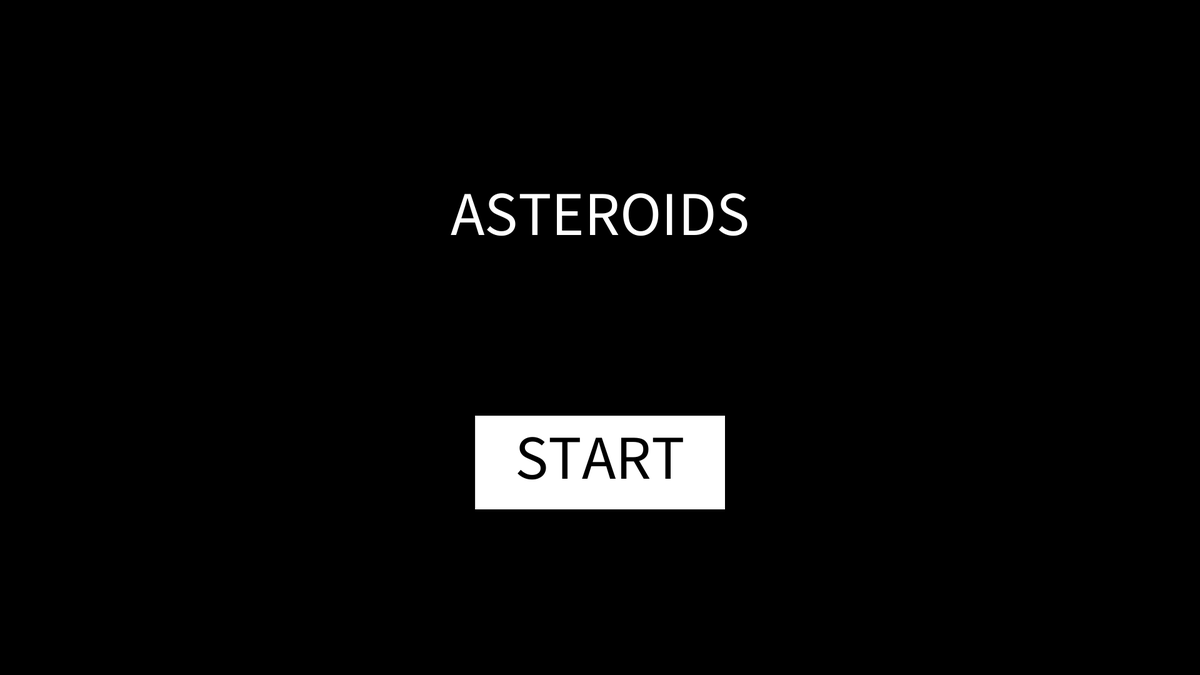
Frame 1 (no input)
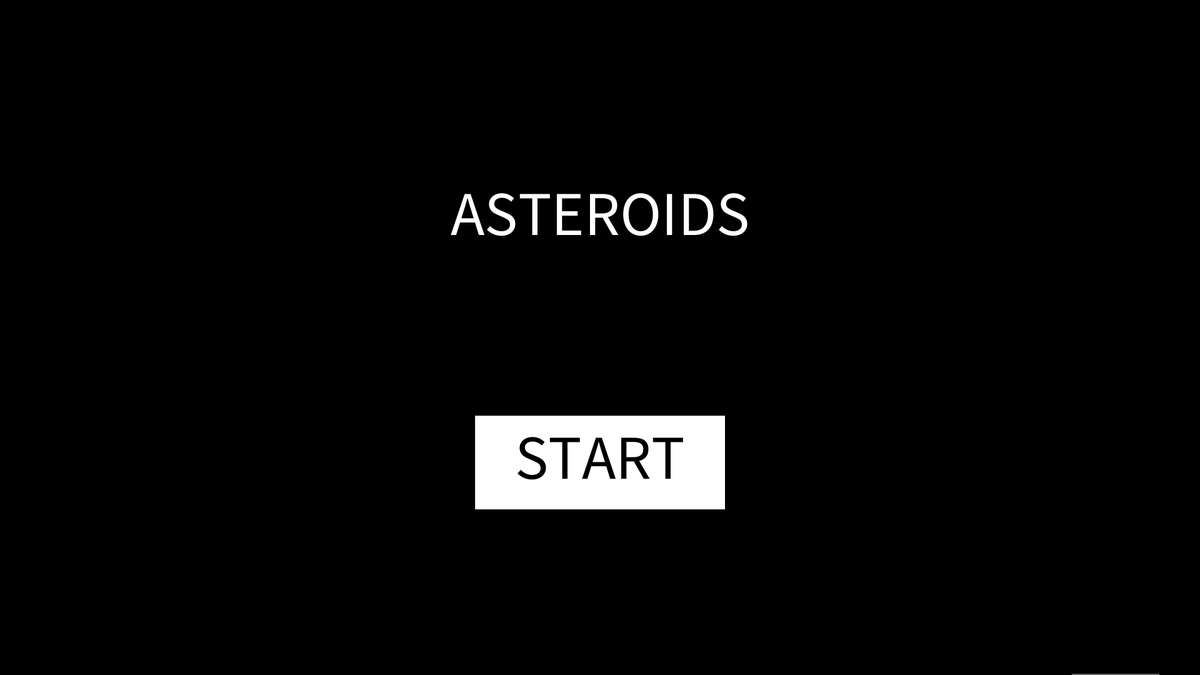
Frame 60 (the mouse pressed at the canvas centre just before this capture)
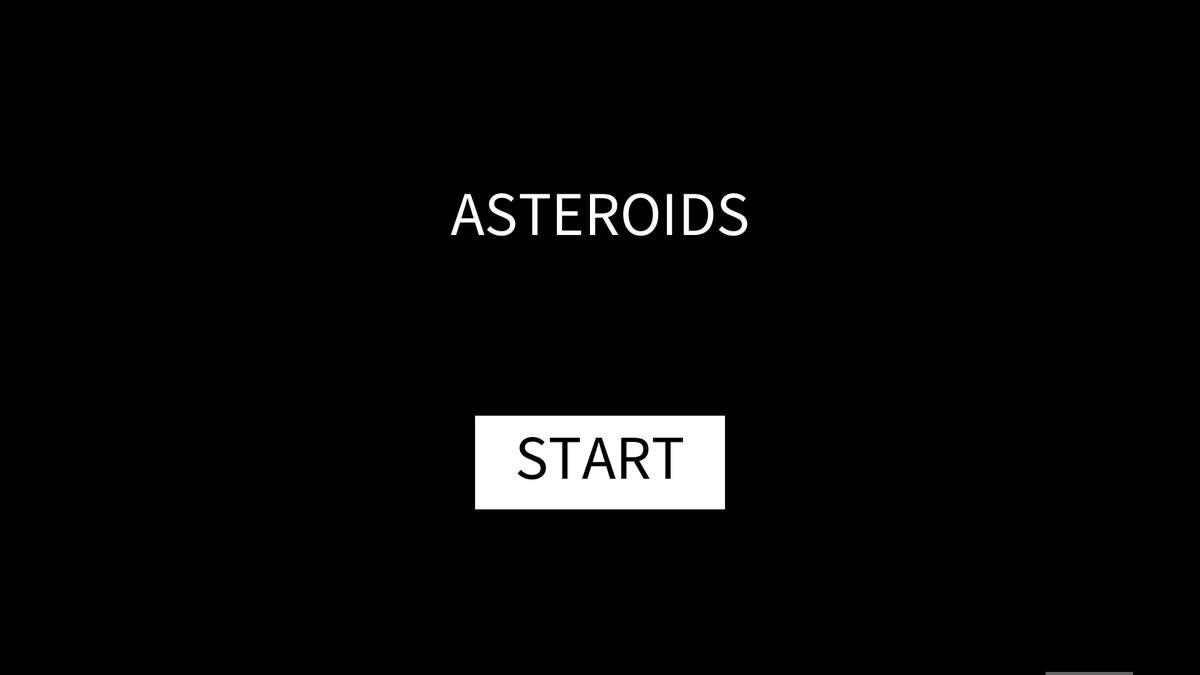
Frame 120 (the mouse held since frame 60 and released just before this capture)

The Processing sketch that drew these frames (run headless with seeded random() and noise(); from frame 60 on, the mouse is pressed at the canvas centre):

// Processing sketch: spaceshipgame
// ── spaceshipgame.pde
int mode;
final int START = 0;
final int GAME = 1;
final int LOSE = 2;
final int PAUSE = 3;
final int HIGHSCORE=4;

Spaceship myShip;
Asteroid asteroid;
ArrayList<GameObject> objects;
boolean w;
boolean a;
boolean s;
boolean d;
boolean space;
boolean mouse;
boolean squiggle;
float particleTime;
float actual;
float asteroidTimer;
float asteroidTime;
int score;
int spawn;
int highScore;

void setup() {
  size(1920, 1080);
  rectMode(CENTER);  
  mode = START;
  objects = new ArrayList();  particleTime = 10;
  actual = 0;
  highScore = -1;
  asteroidTime = 450;
}

void draw() {
  if (mode == START) {
    background(0);
    addAsteroid();
    move();
    Button start = new Button(width/2, height/2+200, 400, 150, 0, 0, 255, "START", 100, 0);
    start.show();
    if (start.mouseClick()) {
      score = 0;
      mouse = false;
      objects = new ArrayList();
      mode = GAME;
      asteroidTimer = 100;
      myShip = new Spaceship();
      spawn = 900;
      asteroidTime = 240;
      asteroidTimer = 0;
    }
    fill(255);
    textAlign(CENTER, CENTER);
    textSize(100);
    text("ASTEROIDS", width/2, height/2-200);
    if (highScore!=-1) {
      Button high = new Button(width/2, height/2, 0, 0, 0, 0, 255, "CURRENT HIGHSCORE: " + highScore, 50, 255);
      high.show();
    }
  } else if (mode == GAME) {
    background(0);
    if (squiggle) {
      squiggle = false;
      mode = PAUSE;
    }
    myShip.show();
    myShip.act();
    addBullets();
    addAsteroid();
    addFlair();
    addUFO();
    move();
    fill(255);
    textAlign(LEFT, CENTER);
    textSize(25);
    text("Lives: " + myShip.lives, 0, 10);
    textAlign(LEFT);
    text("Score: " + score, 0, 50);
  } else if (mode == LOSE) {
    background(120, 0, 0);
    Button die = new Button(width/2, height/2 - 200, 0, 0, 0, 0, 255, "YOU DIED", 70, 0);
    die.show();
    if (score>highScore) {
      Button high = new Button(width/2, height/2, 0, 0, 0, 0, 255, "NEW HIGHSCORE: " + score, 70, 0);
      high.show();
    } else {
      Button high = new Button(width/2, height/2, 0, 0, 0, 0, 255, "CURRENT SCORE: " + score, 70, 0);
      high.show();
    }
    Button retry = new Button(width/2, height/2+200, 300, 100, 0, 7, 255, "RETRY", 70, 0);
    retry.show();

    if (retry.mouseClick()) {
      mouse = false;
      highScore = Math.max(highScore, score);
      mode = START;
    }
  } else if (mode== PAUSE) {
    background(30);
    myShip.show();
    for (GameObject i : objects) {
      i.show();
    }
    Button paused = new Button(width/2, height/2, 420, 150, 0, 4, 255, "PAUSED", 100, 0);
    paused.show();
    if (paused.mouseClick() || squiggle) {
      squiggle = false;
      mode = GAME;
    }
  }
}

// ── Asteroid.pde
class Asteroid extends GameObject {
  int strokeWeight;
  int actualSize;
  int staticLives;

  public Asteroid() {
    int tmp = Math.round(random(1, 4));
    vel = new PVector(0, 0.7);
    vel.rotate(random(radians(360)));
    size = 140;

    if (tmp ==1) {
      loc = new PVector(-size/2, random(height));
    } else if (tmp==2) {
      loc = new PVector(width + size/2, random(height));
    } else if ( tmp ==3 ) {
      loc = new PVector(random(width), -size/2);
    } else {
      loc = new PVector(random(width), height+size/2);
    }

    lives = 4;
    staticLives = 4;
    strokeWeight = (int)(size*0.15);
    actualSize = size-strokeWeight;
  }

  public Asteroid(int size, int lives, PVector loc, PVector vel) {
    this.lives = lives;
    this.loc = loc.copy();
    this.vel = vel.copy();
    this.vel.setMag(this.vel.mag()+0.5);
    this.vel.rotate(random(radians(50)));
    this.size = size;
    this.staticLives = lives;
    strokeWeight = (int)(size*0.15);
    actualSize = size-strokeWeight;
  }

  void show() {
    fill(255);
    strokeWeight(strokeWeight);
    stroke(100);
    rect(loc.x, loc.y, actualSize, actualSize);
  }

  void act() {
    super.act();
  }
}

void addAsteroid() {
  if (asteroidTimer<=0) {
    objects.add(new Asteroid());
    asteroidTimer = asteroidTime;
  }
  asteroidTimer--;
  if (asteroidTime>50) {
    asteroidTime -= 1.0/25;
  }

  println(asteroidTime);
}

// ── Bullet.pde
class Bullet extends GameObject {

  boolean enemy;

  Bullet(boolean enemy, PVector loc, PVector vel) {
    this.loc = loc.copy();
    this.vel = vel.copy();
    PVector tmp = vel.copy();
    tmp.setMag(35);
    this.loc.add(tmp);
    this.enemy = enemy;
    if (enemy) {
      this.vel.setMag(12);
    } else {
      this.vel.setMag(20);
    }
    lives = 1;
    size = 7;
  }

  void show() {
    super.show();
    fill(255);
    strokeWeight(1);
    circle(loc.x, loc.y, size);
  }

  void act() {
    for (int i = 0; i<objects.size(); i++) {
      GameObject obj = objects.get(i);
      if (obj instanceof Asteroid) {
      }
    }
    super.act();
  }
}
void addBullets() {
  if ((space || mouse) && actual<=0) {
    objects.add(new Bullet(false, myShip.loc, myShip.dir));
    actual = 12;
  }
  if (actual>0) {
    actual-=2;
  }
}

// ── Button.pde
class Button {
  int x;
  int y;
  int h;
  int w;
  String txt;
  int txtSize;
  int strokeWeight;
  int col;
  int stroke;
  int txtCol;

  //x, y, width, height, stroke, strokeWeight, colour, text, textSize
  public Button(int x, int y, int w, int h, int stroke, int strokeWeight, int col, String txt, int txtSize, int txtCol) {
    this.x = x;
    this.y = y;
    this.h = h;
    this.txt = txt;
    this.txtSize =txtSize;
    this.strokeWeight = strokeWeight;
    this.w = w;
    this.col = col;
    this.stroke = stroke;
    this.txtCol = txtCol;
  }  

  void show() {
    rectMode(CENTER);
    fill(col);
    strokeWeight(strokeWeight);
    stroke(0);
    rect(x, y, w, h);
    fill(txtCol);
    textAlign(CENTER, CENTER);
    textSize(txtSize);
    text(txt, x, y-10);
  }

  boolean mouseClick() {
    if (mouseX> x-w/2 && mouseX<x+w/2 && mouseY<y+h/2 && mouseY>y-h/2 && mouse) {
      return true;
    }
    return false;
  }
}

// ── Flair.pde
class Flair extends GameObject {
  PVector dir;
  float time;

  Flair(boolean forward) {
    size = 3;
    dir = myShip.dir.copy();
    loc = myShip.loc.copy();

    if (forward) {
      dir.rotate(radians(random(40)+150));
    } else {
      dir.rotate(radians(random(40)-20));
    }
    vel = dir.copy();
    time = 45;
    lives = 1;
    vel.setMag(30);
    loc.add(vel);
    vel.setMag(5);
  }
  void show() {
    strokeWeight(0);
    fill(255);
    circle(loc.x, loc.y, size);
  }

  void act() {
    super.act();
    if (time==0) {
      lives=0;
    } else {
      time--;
    }
  }
}

float flairTime;

void addFlair() {
  if (flairTime<=0) {
    if (w) {
      objects.add(new Flair(true));
    } else if (s) {
      objects.add(new Flair(false));
    }
    flairTime = 2;
  }
  flairTime--;
}

// ── GameObject.pde
class GameObject {
  PVector loc;
  PVector vel;
  int lives;
  int size;

  void GameObject() {
  }

  void show() {
    stroke(255);
    fill(0);
  }

  void act() {
    loc.add(vel);
  }

  void loopAround() {
    if (loc.x-size/2>width) loc.x = -size/2;
    if (loc.x<-size/2) loc.x = width+size/2;
    if (loc.y-size/2>height) loc.y = -size/2;
    if (loc.y<-size/2) loc.y = height+size/2;
  }
}

boolean offScreen(PVector loc, int size) {
  if (loc.x+size>width || loc.x<-size || loc.y +size>height || loc.y<-size) {
    return true;
  }
  return false;
}

void move() {
  for (int i = 0; i<objects.size(); i++) {
    GameObject obj = objects.get(i);
    if (obj instanceof Bullet) {
      for (int j = 0; j<objects.size(); j++) {
        GameObject tmp = objects.get(j);
        if (dist(obj.loc.x, obj.loc.y, tmp.loc.x, tmp.loc.y) < obj.size + tmp.size) {
          if ((tmp instanceof Asteroid)) {
            obj.lives = 0;
            tmp.lives--;
            if (tmp.lives==0) {
              score++;
            }
          } else if ((tmp instanceof UFO) && !((Bullet)(obj)).enemy) {
            score+=5;
            for (int k=0; k<6; k++) {
              objects.add(new Particle(tmp.loc));
            }
            obj.lives = 0;
            tmp.lives--;
          } else if ((tmp instanceof Bullet) && ((Bullet)(obj)).enemy!=((Bullet)(tmp)).enemy) {
            obj.lives = 0;
            tmp.lives = 0;
          }
        }
      }
      if (offScreen(obj.loc, obj.size)) {
        obj.lives = 0;
      }
    } else if (obj instanceof Asteroid) {
      obj.loopAround();
    } else if (obj instanceof Flair) {
      if (((Flair)obj).time<=0) {
        obj.lives = 0;
      }
    }
    if (obj.lives<=0) {
      if (obj instanceof Asteroid) {
        for (int j=0; j<5; j++) {
          objects.add(new Particle(obj.loc));
        }
        if (obj.size>50) {
          int tmp = Math.max(((Asteroid)obj).staticLives-1, 1);
          objects.add(new Asteroid(obj.size-30, tmp, obj.loc, obj.vel));
          objects.add(new Asteroid(obj.size-30, tmp, obj.loc, obj.vel));
        }
      }
      objects.remove(i);
      i--;
    }
    obj.show();
    obj.act();
  }
}    

// ── Keyboard.pde
void keyPressed() {
  if (key== 'w' || key == 'W') {
    w = true;
  }
  if (key== 'a' || key == 'A') {
    a = true;
  }
  if (key== 's' || key == 'S') {
    s = true;
  }
  if (key== 'd' || key == 'D') {
    d = true;
  }
  if (key==' ') {
    space = true;
  }
  if (key == '`') {
    squiggle = true;
  }
}

void mousePressed() {
  mouse = true;
}

void mouseReleased() {
  mouse = false;
}

void keyReleased() {
  if (key== 'w' || key == 'W') {
    w = false;
  }
  if (key== 'a' || key == 'A') {
    a = false;
  }
  if (key== 's' || key == 'S') {
    s = false;
  }
  if (key== 'd' || key == 'D') {
    d = false;
  }
  if (key==' ' || key == ' ') {
    space =false;
  }
  if (key == '`') {
    squiggle = false;
  }
}

// ── Particle.pde
class Particle extends GameObject {
  int transparent;

  public Particle(PVector loc) {
    this.loc = loc.copy();
    vel = new PVector(1, 0);
    vel.rotate(random(radians(360)));
    vel.setMag(1.8);
    particleTime = 120   ;
    size = 10;
    lives = 1;
    transparent = 255;
  }

  void show() {
    strokeWeight(0);
    fill(transparent);
    rect(loc.x, loc.y, size, size);
  }

  void act() {
    super.act();
    if (transparent<=10) {
      lives = 0;
    } else {
      transparent-=4;
    }
  }
}

// ── SpaceShip.pde
class Spaceship extends GameObject {
  //1. Instance Variables or Field
  PVector dir;
  float friction;
  float maxVel;
  float invincible;

  //Construcuter
  Spaceship() {
    loc = new PVector(width/2, height/2);
    dir = new PVector(0.15, 0);
    vel = new PVector(0, 0);
    size = 25;
    lives = 3;
    friction = 0.015;
    maxVel = 5;
  }

  // behaviour functions
  void show() {
    pushMatrix();
    strokeWeight(2.5);
    if (invincible>0) {
      stroke(255, 0, 0);
    } else {
      stroke(255);
    }
    fill(0);
    translate(loc.x, loc.y);
    rotate(dir.heading());
    triangle(-size, -size*3/5, size, 0, -size, size*3/5);

    rect(0, 0, size*2-2, 0);
    popMatrix();
  } 

  void doFriction() {
    if (vel.x>0) vel.sub(friction, 0);
    if (vel.x<0)vel.add(friction, 0);
    if (vel.y>0)vel.sub(0, friction);
    if (vel.y<0)vel.add(0, friction);
  }

  void act() {
    for (int i=0; i<objects.size(); i++) {
      GameObject obj = objects.get(i);
      if (obj instanceof Asteroid) {
        if (dist(loc.x, loc.y, obj.loc.x, obj.loc.y)<=obj.size/2 + size && invincible<=0) {
          lives--;
          invincible = 180;
          if (lives<=0) {
            mode = LOSE;
          }
        }
      } else if (obj instanceof Bullet && ((Bullet)(obj)).enemy && dist(obj.loc.x, obj.loc.y, loc.x, loc.y) <= obj.size/2 + size && invincible<=0) {
        lives--;
        obj.lives = 0;
        invincible = 180;
        if (lives<=0) {
          mode = LOSE;
        }
      }
    }
    if (invincible>0) {
      invincible--;
    }

    if (a) dir.rotate(radians(-4));
    if (d) dir.rotate(radians(4));  
    if (w) vel.add(dir);
    if (s) vel.sub(dir);
    if (vel.mag()>maxVel) {
      if (w) vel.sub(dir);
      if (s) vel.add(dir);
    }
    loc.add(vel);
    doFriction();

    if (loc.x-5.0/6*size>width) loc.x = -5.0/6*size;
    if (loc.x<-5.0/6*size) loc.x = width+5.0/6*size;
    if (loc.y-5.0/6*size>height) loc.y = -5.0/6*size;
    if (loc.y<-5.0/6*size) loc.y = height+5.0/6*size;
  }
}

// ── UFO.pde
class UFO extends GameObject {

  int attackSpeed;

  public UFO() {
    int tmp = Math.round(random(1, 4));
    vel = new PVector(0, 1);
    vel.rotate(random(radians(360)));
    vel.setMag(3);
    size = 60;
    lives = 1;

    if (tmp ==1) {
      loc = new PVector(-size/2, random(height));
    } else if (tmp==2) {
      loc = new PVector(width + size/2, random(height));
    } else if ( tmp ==3 ) {
      loc = new PVector(random(width), -size/2);
    } else {
      loc = new PVector(random(width), height+size/2);
    }
  }

  void show() {
    fill(180, 0, 0);
    strokeWeight(0);
    circle(loc.x, loc.y, size);
    strokeWeight(3);
    stroke(0);
    circle(loc.x, loc.y, size-30);
  }

  void act() {    
    if (attackSpeed<=0) {
      attackSpeed = 90;
      shoot();
    } else {
      attackSpeed--;
    }
    loopAround();
    super.act();
  }

  void shoot() {
    objects.add(new Bullet(true, loc, new PVector(myShip.loc.x - loc.x, myShip.loc.y-loc.y)));
  }
}

void addUFO() {
  if (spawn==0) {
    objects.add(new UFO());
    spawn = 900;
  } else {
    spawn--;
  }
}
